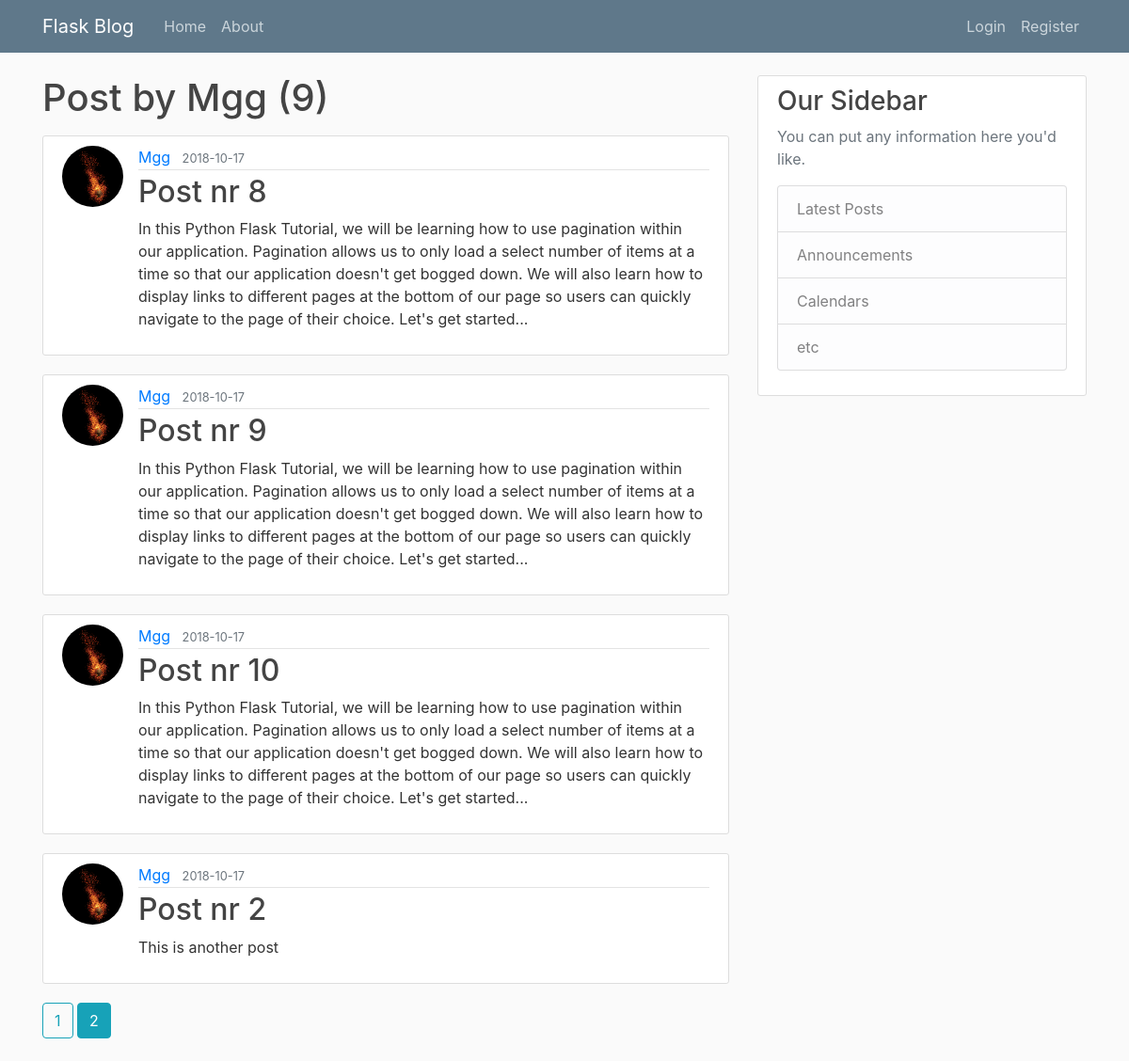
The page /user/Mgg?page=2 on the database its author committed.
### app2/models.py (models this page shows, shortened)
class User(db.Model, UserMixin): # tworzenie klasy użytkowniak w oparciu o model bazy danych z SQLAlchemy
    id = db.Column(db.Integer, primary_key=True)
    username = db.Column(db.String(20),unique=True, nullable = False)
    email = db.Column(db.String(120), unique=True, nullable=False)
    image_file = db.Column(db.String(20), nullable=False, default='default.jpg')
    password = db.Column(db.String(60), nullable=False)
    posts = db.relationship('Post', backref='author', lazy = True) #powiązanie z klasą Post, backref - dodanie kolumny do klasy Post, atrybut lazy pozwala pobrać dane z klasy Post do danego użytkownika

class Post(db.Model):
    id = db.Column(db.Integer, primary_key=True)
    title = db.Column(db.String(100), nullable = False)
    date_posted = db.Column(db.DateTime, nullable = False, default=datetime.utcnow)
    content = db.Column(db.Text, nullable=False)
    user_id = db.Column(db.Integer, db.ForeignKey('user.id'), nullable=False)

### app2/users/routes.py (the view)
@users.route("/user/<string:username>")
def user_posts(username):
    page = request.args.get('page', 1, type=int) #Pobieranie numeru strony
    user = User.query.filter_by(username=username).first_or_404()
    posts = Post.query.filter_by(author=user)\
        .order_by(Post.date_posted.desc())\
        .paginate(page=page, per_page=5) #wszystkie posty stworzone przez jednego użytkownika, z paginacją i posortowane względem daty dodania
    return render_template("user_posts.html", posts=posts, user=user)

### app2/templates/user_posts.html
{% extends "layout.html" %}
{% block content %}
    <h1 class="mb-3">Post by {{ user.username }} ({{ posts.total }})</h1>
    {% for post in posts.items %}
        <article class="media content-section">
          <img class="rounded-circle article-img" src="{{ url_for('static', filename='profile_pics/' + post.author.image_file)}}">
            <div class="media-body">
            <div class="article-metadata">
              <a class="mr-2" href="{{url_for('users.user_posts', username=user.username)}}">{{ post.author.username }}</a>
              <small class="text-muted">{{ post.date_posted.strftime('%Y-%m-%d') }}</small>
            </div>
            <h2><a class="article-title" href="{{url_for('posts.post', post_id = post.id)}}">{{ post.title }}</a></h2>
            <p class="article-content">{{ post.content }}</p>
          </div>
        </article>
    {% endfor %}
    {% for page_num in posts.iter_pages(left_edge=1, right_edge=1, left_current=1, right_current=2) %}
        {% if page_num %}
            {% if posts.page == page_num %}
                <a class="btn btn-info mb-4" href="{{ url_for('users.user_posts', username=user.username, page=page_num )}}">{{ page_num }}</a>
            {% else %}
                <a class="btn btn-outline-info mb-4" href="{{ url_for('users.user_posts', username=user.username, page=page_num )}}">{{ page_num }}</a>
            {% endif %}
        {% else %}
            ...
        {% endif %}
    {% endfor %}
{% endblock content %}

### app2/static/main.css (style rules this page uses)
body { background: #fafafa; color: #333333; margin-top: 5rem; }
h1, h2, h3, h4, h5, h6 { color: #444444; }
.content-section { background: #ffffff; padding: 10px 20px; border: 1px solid #dddddd; border-radius: 3px; margin-bottom: 20px; }
.article-title { color: #444444; }
.article-content { white-space: pre-line; }
.article-img { height: 65px; width: 65px; margin-right: 16px; }
.article-metadata { padding-bottom: 1px; margin-bottom: 4px; border-bottom: 1px solid #e3e3e3 }

### rows shown on the page
User: username "Mgg"
Post: image_file (picture), author.username "Mgg", date_posted "2018-10-17", title "Post nr 8", content "In this Python Flask Tutorial, we will be learning how to use pagination within our application. Pagination allows us to only load a select number of items at a time so that our application doesn't get bogged down. We will also learn how to display links to different pages at the bottom of our page so users can quickly navigate to the page of their choice. Let's get started..."
Post: image_file (picture), author.username "Mgg", date_posted "2018-10-17", title "Post nr 9", content "In this Python Flask Tutorial, we will be learning how to use pagination within our application. Pagination allows us to only load a select number of items at a time so that our application doesn't get bogged down. We will also learn how to display links to different pages at the bottom of our page so users can quickly navigate to the page of their choice. Let's get started..."
Post: image_file (picture), author.username "Mgg", date_posted "2018-10-17", title "Post nr 10", content "In this Python Flask Tutorial, we will be learning how to use pagination within our application. Pagination allows us to only load a select number of items at a time so that our application doesn't get bogged down. We will also learn how to display links to different pages at the bottom of our page so users can quickly navigate to the page of their choice. Let's get started..."
Post: image_file (picture), author.username "Mgg", date_posted "2018-10-17", title "Post nr 2", content "This is another post"

### other values the page prints
{{ posts.total }} "9"
{{ page_num }} "1"
{{ page_num }} "2"
